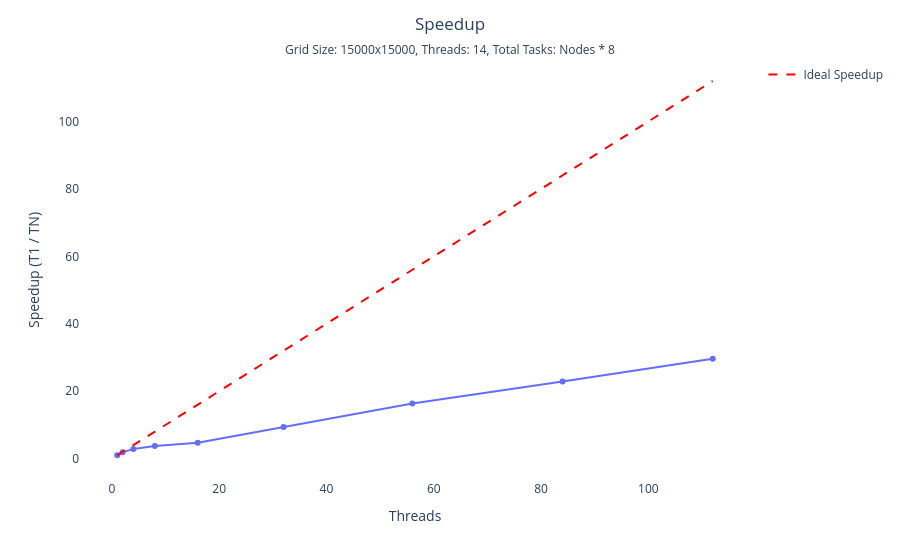

This figure's notebook cell:
### Markdown cell above
## Execution & Computation Time
- At **1 thread**: execution time ≈ **338 s**
- At **112 threads**: execution time ≈ **11.4 s** (~**29.6× speedup**)
- Computation time closely tracks total execution time, confirming that the workload is **compute-bound**

### Code cell
p_speedup_threads = px.line(df_thread, x='threads', y=df_thread['execution_time'].iloc[0] / df_thread['execution_time'], markers=True)
p_speedup_threads.update_layout(desired_layout)
p_speedup_threads.update_layout(title=dict(text='Speedup', x=0.5))
p_speedup_threads.update_layout(xaxis_title='Threads', yaxis_title='Speedup (T1 / TN)')
p_speedup_threads.update_layout(
    xaxis=common_xaxis_thread,
    yaxis=dict(autorange=True) #dict(tickmode='linear', tick0=0, dtick=20, range=[0, df_thread['execution_time'].max() * 1.1])
    #yaxis=dict(tickmode='linear', tick0=10, dtick=10, range=[0, 100])
)
# Add ideal speedup line
ideal_speedup = df_thread['threads']
p_speedup_threads.add_scatter(x=df_thread['threads'], y=ideal_speedup, mode='lines', name='Ideal Speedup', line=dict(dash='dash', color='red'))
p_speedup_threads.show()

### Figure 1 — Plotly figure (JSON) as saved in the notebook; plotly's stock layout.template omitted (floating-point values rounded to 4 significant figures)
{"data": [{"hovertemplate": "threads=%{x}<br>y=%{y}<extra></extra>", "legendgroup": "", "line": {"color": "#636efa", "dash": "solid"}, "marker": {"symbol": "circle"}, "mode": "lines+markers", "name": "", "orientation": "v", "showlegend": false, "type": "scatter", "x": [1, 2, 4, 8, 16, 32, 56, 84, 112], "xaxis": "x", "y": [1.0, 1.874, 2.88, 3.717, 4.709, 9.359, 16.33, 22.85, 29.63], "yaxis": "y"}, {"line": {"color": "red", "dash": "dash"}, "mode": "lines", "name": "Ideal Speedup", "type": "scatter", "x": [1, 2, 4, 8, 16, 32, 56, 84, 112], "y": [1, 2, 4, 8, 16, 32, 56, 84, 112]}], "layout": {"legend": {"tracegroupgap": 0}, "margin": {"t": 60}, "plot_bgcolor": "white", "title": {"subtitle": {"text": "Grid Size: 15000x15000, Threads: 14, Total Tasks: Nodes * 8"}, "text": "Speedup", "x": 0.5}, "xaxis": {"anchor": "y", "autorange": true, "domain": [0, 1], "title": {"text": "Threads"}}, "yaxis": {"anchor": "x", "autorange": true, "domain": [0, 1], "dtick": 20, "range": [0, 371.8], "tick0": 0, "tickmode": "linear", "title": {"text": "Speedup (T1 / TN)"}}}}
